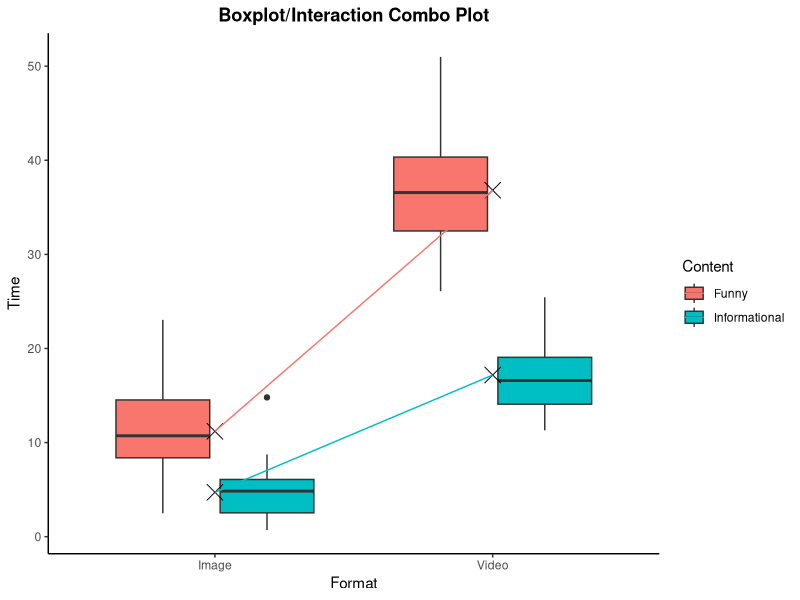
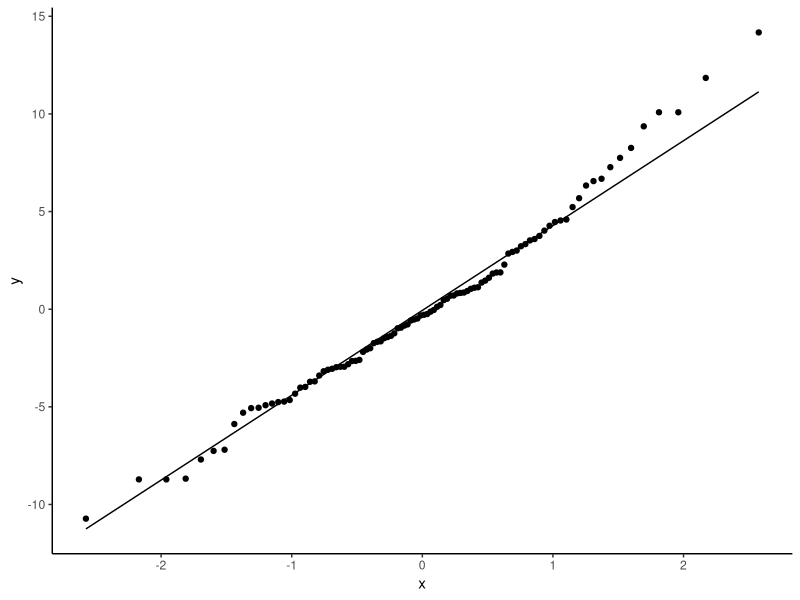
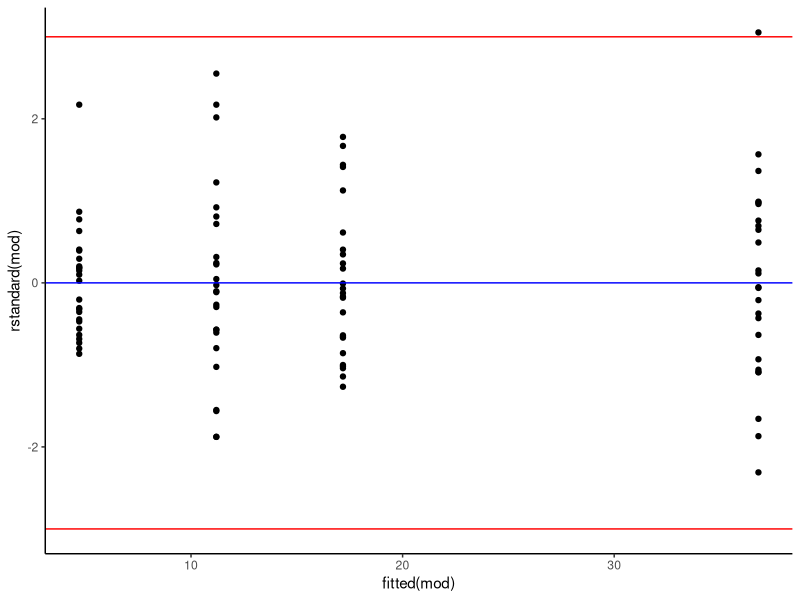

Write the R code that produced these figures, in order.
## ---- chunk 1
library(tidyverse)
library(readxl)
library(rstatix)
## Read in Data ##
insta <- read_excel("Instagram Data.xlsx")
## Check Means/SDs of Main Effects ##
## Format ##
insta |>
  group_by(Format) |>
  get_summary_stats(Time,type='mean_sd') |>
  select(Format,mean,sd)
## Content ##
insta |>
  group_by(Content) |>
  get_summary_stats(Time,type='mean_sd') |>
  select(Content,mean,sd)
## Interaction ##
insta |>
  group_by(Format,Content) |>
  get_summary_stats(Time,type='mean_sd') |>
  select(Format,Content,mean,sd)
## ---- chunk 2
## Boxplot - Interaction Plot Combo ##
insta |>
  ggplot(aes(x=Format)) +
  geom_boxplot(aes(y=Time,fill=Content)) +
  geom_point(data = insta |>
               group_by(Format,Content) |>
               get_summary_stats(Time,type='mean_sd'),
             aes(x=Format,y=mean,group=Content),
             shape=4,size=5) +
  geom_line(data = insta |>
               group_by(Format,Content) |>
               get_summary_stats(Time,type='mean_sd'),
             aes(x=Format,y=mean,group=Content,
                 color=Content)) +
  labs(title = "Boxplot/Interaction Combo Plot") +
  theme_classic() +
  theme(plot.title = element_text(hjust=0.5,face='bold'))
## ---- chunk 3
## Build Two-Way ANOVA with Interaction ##
mod <- aov(Time~Format*Content,data=insta)
## Assess Normality Assumption ##
## QQ-Plot ##
insta |>
  ggplot(aes(sample=resid(mod))) +
  geom_qq() +
  geom_qq_line() +
  theme_classic()
## Shapiro-Wilk Test ##
mod |>
  resid() |>
  shapiro_test()
## ---- chunk 4
## Constant Variance ##
## Fitted vs Standardized Residuals ##
insta |>
  ggplot(aes(x=fitted(mod),y=rstandard(mod))) +
  geom_point() +
  geom_hline(yintercept=0,color='blue') +
  geom_hline(yintercept=3,color='red') +
  geom_hline(yintercept=-3,color='red') +
  theme_classic()
## BP Test ##
library(broom)
library(lmtest)
mod |>
  bptest() |>
  tidy()
## ---- chunk 5
mod |>
  tidy()
## ---- chunk 6
TukeyHSD(mod) |>
  tidy() |>
  select(contrast,estimate,adj.p.value)
